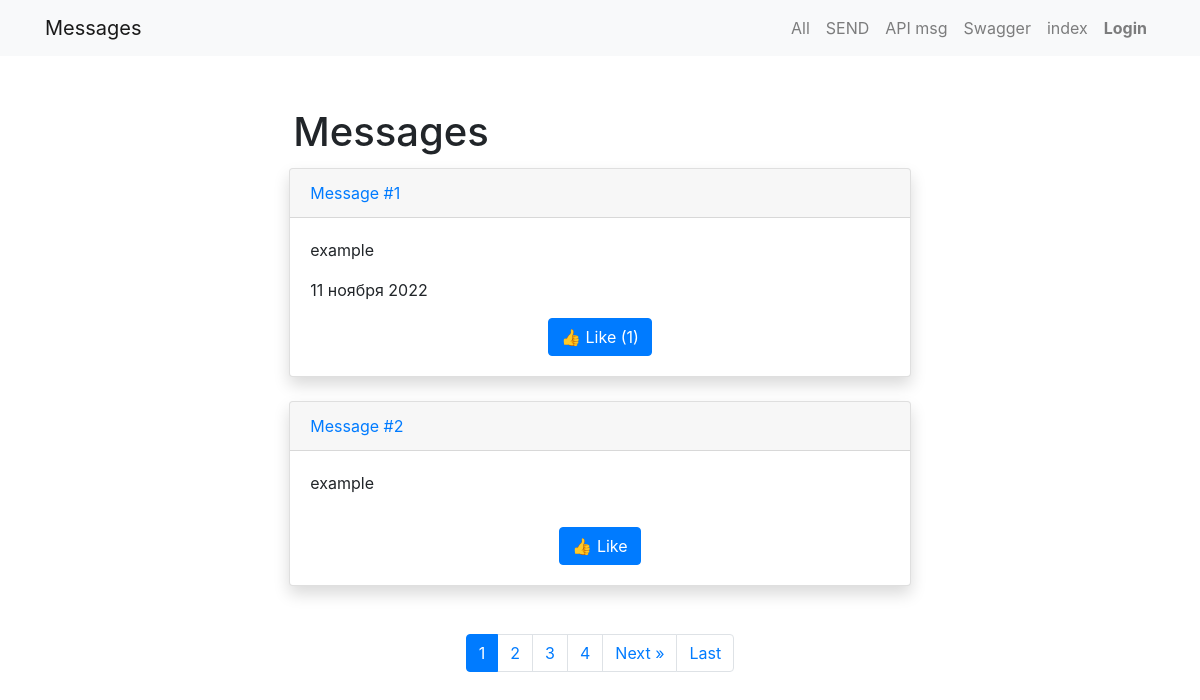
The page / on the database its author committed.
### FORM_MSG/models.py (models this page shows, shortened)
class Message(models.Model):
    author = models.ForeignKey(to=User, related_name='messages', on_delete=models.CASCADE)
    id = models.BigAutoField(null=False, unique=True, primary_key=True,
                             auto_created=True)  # limit int remove (max_length)
    name = models.CharField(null=False, max_length=10, blank=False)
    text = models.TextField(null=False, max_length=100, blank=False, validators=[RegexValidator(r'^[\w]+$')])
    accept_terms = models.BooleanField(null=False, default=False, verbose_name='Согласен с правилами', blank=False)
    file = models.FileField(null=True, upload_to='form_files/', blank=True)
    image = models.ImageField(null=True, upload_to='form_imgs/', blank=True)
    created_date = models.DateTimeField(null=False, auto_now_add=True)
    updated_date = models.DateTimeField(null=False, auto_now=True)
    def likes_count(self):
        return self.likes.count()
    class Meta:
        verbose_name_plural = 'Messages'

### FORM_MSG/views.py (the view)
# urls.py: path('', views.MsgList.as_view(), name='msg_list'),
class MsgList(ListView):
    template_name = "form_msg/msg_list.html"
    paginate_by = 2
    queryset = Message.objects.select_related('author').prefetch_related('likes')
    def get_context_data(self, *, object_list=None, **kwargs):
        context = super(MsgList, self).get_context_data(**kwargs)
        if self.request.user.is_authenticated:
            msgs = self.queryset
            context['show_buttons'] = True
            context['user_likes'] = msgs.filter(likes__user=self.request.user.id).values_list('id', flat=True)
            print(context['user_likes'])
        return context

### FORM_MSG/templates/form_msg/msg_list.html (shortened to what this page needs)
{% extends 'form_msg/base_msg.html' %}
{% load static %}
{% load custom_tags %}
{% block content %}
    <div class="row justify-content-center">
        <div class="col-md-7 p-5">
            <h1 class="p-1">Messages</h1>
            {% if object_list %}
                {% for msg in object_list %}
                    {% include 'form_msg/card_item_msg.html' %}
                {% endfor %}
            {% else %}
                Empty
            {% endif %}
            {% if page_obj.has_other_pages %}
            {% include 'form_msg/includes/paginator.html' %}
            {% endif %}
        </div>
    </div>
{% endblock %}

### FORM_MSG/templates/form_msg/card_item_msg.html (shortened to what this page needs)
<div class="card mb-4 shadow justify-content-center">
    {% if not is_get_msg %}
        <div class="card-header"><a href="{% url 'form_msg:show_msg' pk=msg.id %}">Message #{{ msg.id }}</a></div>
    {% endif %}
    <div class="card-body">
        <p class="card-text">
            {{ msg.text|linebreaksbr }}
        </p>
        <div class="d-flex justify-content-between align-items-center">
            <p class=="text-muted">{{ msg.created_date|date:"d E Y" }}</p>
        </div>
        <div class="row justify-content-center">
            <form action="{% url 'form_msg:like' msg.id %}" method="POST">
                {% if not is_detail_msg %}
                    {% if user_likes and msg.id in user_likes %}
                        <button type="submit" name="msg_id" value="{{ msg.id }}" class="btn btn-danger">Unlike
                            ({{ msg.likes_count }})
                        </button>
                    {% else %}
                        <button type="submit" name="msg_id" value="{{ msg.id }}" class="btn btn-primary">
                            {% if msg.likes_count != 0 %}
                                👍 Like ({{ msg.likes_count }})
                            {% else %}
                                👍 Like
                            {% endif %}
                        </button>
                    {% endif %}
                {% endif %}
            </form>
        </div>
    </div>
</div>

### rows shown on the page
Message: id "1", text "example", created_date "11 ноября 2022", likes_count "1"
Message: id "2", text "example", shows "👍 Like"

### other values the page prints
{{ i }} "1"
{{ i }} "2" "3" "4"
